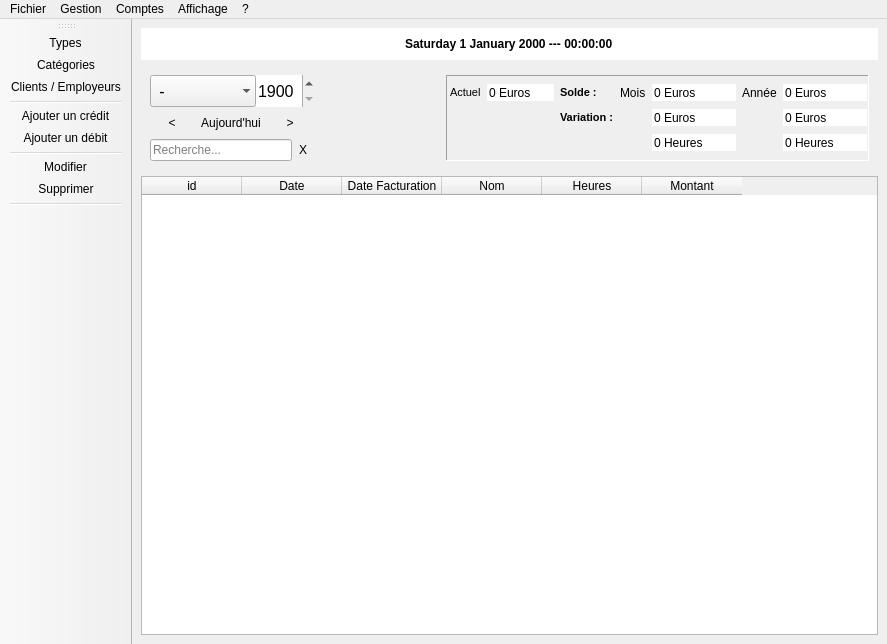
<?xml version="1.0" encoding="UTF-8"?>
<ui version="4.0">
 <class>MainWindow</class>
 <widget class="QMainWindow" name="MainWindow">
  <property name="geometry">
   <rect>
    <x>0</x>
    <y>0</y>
    <width>887</width>
    <height>644</height>
   </rect>
  </property>
  <property name="sizePolicy">
   <sizepolicy hsizetype="Preferred" vsizetype="Preferred">
    <horstretch>0</horstretch>
    <verstretch>0</verstretch>
   </sizepolicy>
  </property>
  <property name="windowTitle">
   <string>Dumoney</string>
  </property>
  <widget class="QWidget" name="centralWidget">
   <layout class="QVBoxLayout" name="verticalLayout_3">
    <item>
     <widget class="QDateTimeEdit" name="dateActuelle">
      <property name="minimumSize">
       <size>
        <width>0</width>
        <height>32</height>
       </size>
      </property>
      <property name="font">
       <font>
        <weight>75</weight>
        <bold>true</bold>
       </font>
      </property>
      <property name="frame">
       <bool>false</bool>
      </property>
      <property name="alignment">
       <set>Qt::AlignCenter</set>
      </property>
      <property name="readOnly">
       <bool>true</bool>
      </property>
      <property name="buttonSymbols">
       <enum>QAbstractSpinBox::NoButtons</enum>
      </property>
      <property name="keyboardTracking">
       <bool>false</bool>
      </property>
      <property name="currentSection">
       <enum>QDateTimeEdit::DaySection</enum>
      </property>
      <property name="displayFormat">
       <string>dddd d MMMM yyyy --- HH:mm:ss</string>
      </property>
     </widget>
    </item>
    <item>
     <widget class="QWidget" name="widget" native="true">
      <layout class="QHBoxLayout" name="horizontalLayout_4">
       <item>
        <layout class="QVBoxLayout" name="verticalLayout">
         <property name="spacing">
          <number>0</number>
         </property>
         <item>
          <layout class="QHBoxLayout" name="horizontalLayout">
           <item>
            <widget class="QComboBox" name="mois">
             <property name="minimumSize">
              <size>
               <width>0</width>
               <height>32</height>
              </size>
             </property>
             <property name="font">
              <font>
               <pointsize>12</pointsize>
              </font>
             </property>
             <property name="frame">
              <bool>false</bool>
             </property>
             <item>
              <property name="text">
               <string> -</string>
              </property>
             </item>
             <item>
              <property name="text">
               <string>Janvier</string>
              </property>
             </item>
             <item>
              <property name="text">
               <string>Février</string>
              </property>
             </item>
             <item>
              <property name="text">
               <string>Mars</string>
              </property>
             </item>
             <item>
              <property name="text">
               <string>Avril</string>
              </property>
             </item>
             <item>
              <property name="text">
               <string>Mai</string>
              </property>
             </item>
             <item>
              <property name="text">
               <string>Juin</string>
              </property>
             </item>
             <item>
              <property name="text">
               <string>Juillet</string>
              </property>
             </item>
             <item>
              <property name="text">
               <string>Aout</string>
              </property>
             </item>
             <item>
              <property name="text">
               <string>Septembre</string>
              </property>
             </item>
             <item>
              <property name="text">
               <string>Octobre</string>
              </property>
             </item>
             <item>
              <property name="text">
               <string>Novembre</string>
              </property>
             </item>
             <item>
              <property name="text">
               <string>Décembre</string>
              </property>
             </item>
            </widget>
           </item>
           <item>
            <widget class="QSpinBox" name="annee">
             <property name="minimumSize">
              <size>
               <width>0</width>
               <height>32</height>
              </size>
             </property>
             <property name="font">
              <font>
               <pointsize>12</pointsize>
              </font>
             </property>
             <property name="frame">
              <bool>false</bool>
             </property>
             <property name="prefix">
              <string/>
             </property>
             <property name="minimum">
              <number>1900</number>
             </property>
             <property name="maximum">
              <number>3000</number>
             </property>
            </widget>
           </item>
          </layout>
         </item>
         <item>
          <layout class="QHBoxLayout" name="horizontalLayout_2">
           <item>
            <widget class="QToolButton" name="precedent">
             <property name="minimumSize">
              <size>
               <width>32</width>
               <height>32</height>
              </size>
             </property>
             <property name="text">
              <string>&lt;</string>
             </property>
             <property name="icon">
              <iconset resource="ressources.qrc">
               <normaloff>:/icones/Arrow Left.png</normaloff>:/icones/Arrow Left.png</iconset>
             </property>
             <property name="iconSize">
              <size>
               <width>24</width>
               <height>24</height>
              </size>
             </property>
             <property name="autoRaise">
              <bool>true</bool>
             </property>
            </widget>
           </item>
           <item>
            <widget class="QToolButton" name="today">
             <property name="minimumSize">
              <size>
               <width>0</width>
               <height>32</height>
              </size>
             </property>
             <property name="text">
              <string>Aujourd'hui</string>
             </property>
             <property name="autoRaise">
              <bool>true</bool>
             </property>
            </widget>
           </item>
           <item>
            <widget class="QToolButton" name="suivant">
             <property name="minimumSize">
              <size>
               <width>32</width>
               <height>32</height>
              </size>
             </property>
             <property name="text">
              <string>&gt;</string>
             </property>
             <property name="icon">
              <iconset resource="ressources.qrc">
               <normaloff>:/icones/Arrow Right.png</normaloff>:/icones/Arrow Right.png</iconset>
             </property>
             <property name="iconSize">
              <size>
               <width>24</width>
               <height>24</height>
              </size>
             </property>
             <property name="autoRaise">
              <bool>true</bool>
             </property>
            </widget>
           </item>
          </layout>
         </item>
         <item>
          <layout class="QHBoxLayout" name="horizontalLayout_3">
           <property name="spacing">
            <number>0</number>
           </property>
           <item>
            <widget class="QLineEdit" name="recherche">
             <property name="placeholderText">
              <string>Recherche...</string>
             </property>
            </widget>
           </item>
           <item>
            <widget class="QToolButton" name="toolButton">
             <property name="text">
              <string>X</string>
             </property>
             <property name="autoRaise">
              <bool>true</bool>
             </property>
            </widget>
           </item>
          </layout>
         </item>
        </layout>
       </item>
       <item>
        <spacer name="horizontalSpacer">
         <property name="orientation">
          <enum>Qt::Horizontal</enum>
         </property>
         <property name="sizeHint" stdset="0">
          <size>
           <width>40</width>
           <height>20</height>
          </size>
         </property>
        </spacer>
       </item>
       <item>
        <widget class="QFrame" name="frame">
         <property name="frameShape">
          <enum>QFrame::Panel</enum>
         </property>
         <property name="frameShadow">
          <enum>QFrame::Sunken</enum>
         </property>
         <layout class="QGridLayout" name="gridLayout">
          <property name="leftMargin">
           <number>3</number>
          </property>
          <property name="topMargin">
           <number>0</number>
          </property>
          <property name="rightMargin">
           <number>1</number>
          </property>
          <property name="bottomMargin">
           <number>0</number>
          </property>
          <property name="horizontalSpacing">
           <number>6</number>
          </property>
          <property name="verticalSpacing">
           <number>0</number>
          </property>
          <item row="1" column="5">
           <widget class="QSpinBox" name="vMois">
            <property name="minimumSize">
             <size>
              <width>0</width>
              <height>0</height>
             </size>
            </property>
            <property name="frame">
             <bool>false</bool>
            </property>
            <property name="readOnly">
             <bool>true</bool>
            </property>
            <property name="buttonSymbols">
             <enum>QAbstractSpinBox::NoButtons</enum>
            </property>
            <property name="suffix">
             <string> Euros</string>
            </property>
            <property name="minimum">
             <number>-100000</number>
            </property>
            <property name="maximum">
             <number>100000</number>
            </property>
            <property name="value">
             <number>0</number>
            </property>
           </widget>
          </item>
          <item row="0" column="1">
           <widget class="QLabel" name="label">
            <property name="font">
             <font>
              <pointsize>8</pointsize>
             </font>
            </property>
            <property name="text">
             <string>Actuel</string>
            </property>
           </widget>
          </item>
          <item row="0" column="7">
           <widget class="QSpinBox" name="totAnnee">
            <property name="minimumSize">
             <size>
              <width>0</width>
              <height>0</height>
             </size>
            </property>
            <property name="frame">
             <bool>false</bool>
            </property>
            <property name="readOnly">
             <bool>true</bool>
            </property>
            <property name="buttonSymbols">
             <enum>QAbstractSpinBox::NoButtons</enum>
            </property>
            <property name="suffix">
             <string> Euros</string>
            </property>
            <property name="minimum">
             <number>-100000</number>
            </property>
            <property name="maximum">
             <number>100000</number>
            </property>
            <property name="value">
             <number>0</number>
            </property>
           </widget>
          </item>
          <item row="0" column="2">
           <widget class="QSpinBox" name="totActuel">
            <property name="minimumSize">
             <size>
              <width>0</width>
              <height>0</height>
             </size>
            </property>
            <property name="frame">
             <bool>false</bool>
            </property>
            <property name="readOnly">
             <bool>true</bool>
            </property>
            <property name="buttonSymbols">
             <enum>QAbstractSpinBox::NoButtons</enum>
            </property>
            <property name="suffix">
             <string> Euros</string>
            </property>
            <property name="minimum">
             <number>0</number>
            </property>
            <property name="maximum">
             <number>8760</number>
            </property>
            <property name="value">
             <number>0</number>
            </property>
           </widget>
          </item>
          <item row="0" column="5">
           <widget class="QSpinBox" name="totMois">
            <property name="minimumSize">
             <size>
              <width>0</width>
              <height>0</height>
             </size>
            </property>
            <property name="frame">
             <bool>false</bool>
            </property>
            <property name="readOnly">
             <bool>true</bool>
            </property>
            <property name="buttonSymbols">
             <enum>QAbstractSpinBox::NoButtons</enum>
            </property>
            <property name="suffix">
             <string> Euros</string>
            </property>
            <property name="minimum">
             <number>-100000</number>
            </property>
            <property name="maximum">
             <number>100000</number>
            </property>
            <property name="value">
             <number>0</number>
            </property>
           </widget>
          </item>
          <item row="0" column="4">
           <widget class="QLabel" name="labelMois">
            <property name="text">
             <string>Mois</string>
            </property>
           </widget>
          </item>
          <item row="2" column="5">
           <widget class="QSpinBox" name="hMois">
            <property name="minimumSize">
             <size>
              <width>0</width>
              <height>0</height>
             </size>
            </property>
            <property name="frame">
             <bool>false</bool>
            </property>
            <property name="readOnly">
             <bool>true</bool>
            </property>
            <property name="buttonSymbols">
             <enum>QAbstractSpinBox::NoButtons</enum>
            </property>
            <property name="suffix">
             <string> Heures</string>
            </property>
            <property name="minimum">
             <number>0</number>
            </property>
            <property name="maximum">
             <number>8760</number>
            </property>
            <property name="value">
             <number>0</number>
            </property>
           </widget>
          </item>
          <item row="1" column="7">
           <widget class="QSpinBox" name="vAnnee">
            <property name="minimumSize">
             <size>
              <width>0</width>
              <height>0</height>
             </size>
            </property>
            <property name="frame">
             <bool>false</bool>
            </property>
            <property name="readOnly">
             <bool>true</bool>
            </property>
            <property name="buttonSymbols">
             <enum>QAbstractSpinBox::NoButtons</enum>
            </property>
            <property name="suffix">
             <string> Euros</string>
            </property>
            <property name="minimum">
             <number>-100000</number>
            </property>
            <property name="maximum">
             <number>100000</number>
            </property>
            <property name="value">
             <number>0</number>
            </property>
           </widget>
          </item>
          <item row="2" column="7">
           <widget class="QSpinBox" name="hAnnee">
            <property name="minimumSize">
             <size>
              <width>0</width>
              <height>0</height>
             </size>
            </property>
            <property name="frame">
             <bool>false</bool>
            </property>
            <property name="readOnly">
             <bool>true</bool>
            </property>
            <property name="buttonSymbols">
             <enum>QAbstractSpinBox::NoButtons</enum>
            </property>
            <property name="suffix">
             <string> Heures</string>
            </property>
            <property name="minimum">
             <number>0</number>
            </property>
            <property name="maximum">
             <number>8760</number>
            </property>
            <property name="value">
             <number>0</number>
            </property>
           </widget>
          </item>
          <item row="0" column="6">
           <widget class="QLabel" name="labelAnnee">
            <property name="text">
             <string>Année</string>
            </property>
           </widget>
          </item>
          <item row="0" column="3">
           <widget class="QLabel" name="label_2">
            <property name="font">
             <font>
              <pointsize>8</pointsize>
              <weight>75</weight>
              <bold>true</bold>
             </font>
            </property>
            <property name="text">
             <string>Solde : </string>
            </property>
           </widget>
          </item>
          <item row="1" column="3">
           <widget class="QLabel" name="label_3">
            <property name="font">
             <font>
              <pointsize>8</pointsize>
              <weight>75</weight>
              <bold>true</bold>
             </font>
            </property>
            <property name="text">
             <string>Variation :</string>
            </property>
           </widget>
          </item>
         </layout>
        </widget>
       </item>
      </layout>
     </widget>
    </item>
    <item>
     <widget class="QTableWidget" name="table">
      <property name="editTriggers">
       <set>QAbstractItemView::NoEditTriggers</set>
      </property>
      <property name="alternatingRowColors">
       <bool>true</bool>
      </property>
      <property name="selectionMode">
       <enum>QAbstractItemView::SingleSelection</enum>
      </property>
      <property name="selectionBehavior">
       <enum>QAbstractItemView::SelectRows</enum>
      </property>
      <property name="gridStyle">
       <enum>Qt::DotLine</enum>
      </property>
      <attribute name="verticalHeaderVisible">
       <bool>false</bool>
      </attribute>
      <column>
       <property name="text">
        <string>id</string>
       </property>
      </column>
      <column>
       <property name="text">
        <string>Date</string>
       </property>
      </column>
      <column>
       <property name="text">
        <string>Date Facturation</string>
       </property>
      </column>
      <column>
       <property name="text">
        <string>Nom</string>
       </property>
      </column>
      <column>
       <property name="text">
        <string>Heures</string>
       </property>
      </column>
      <column>
       <property name="text">
        <string>Montant</string>
       </property>
      </column>
     </widget>
    </item>
   </layout>
  </widget>
  <widget class="QMenuBar" name="menuBar">
   <property name="geometry">
    <rect>
     <x>0</x>
     <y>0</y>
     <width>887</width>
     <height>18</height>
    </rect>
   </property>
   <widget class="QMenu" name="menuFichier">
    <property name="title">
     <string>Fichier</string>
    </property>
    <addaction name="actionExporter"/>
    <addaction name="actionImporter"/>
    <addaction name="actionSupprimer_toutes_les_donn_es"/>
    <addaction name="separator"/>
    <addaction name="actionQuitter"/>
   </widget>
   <widget class="QMenu" name="menu">
    <property name="title">
     <string>?</string>
    </property>
    <addaction name="actionA_Propos"/>
    <addaction name="actionA_Propos_de_Qt"/>
   </widget>
   <widget class="QMenu" name="menuEdition">
    <property name="title">
     <string>Gestion</string>
    </property>
    <addaction name="actionTypes"/>
    <addaction name="actionCat_gories"/>
    <addaction name="actionClients"/>
   </widget>
   <widget class="QMenu" name="menuComptes">
    <property name="title">
     <string>Comptes</string>
    </property>
    <addaction name="actionAjouter_un_cr_dit"/>
    <addaction name="actionAjouter_un_d_bit"/>
    <addaction name="separator"/>
    <addaction name="actionModifier"/>
    <addaction name="actionSupprimer"/>
   </widget>
   <widget class="QMenu" name="menuAffichage">
    <property name="title">
     <string>Affichage</string>
    </property>
    <addaction name="actionAfficher_tout"/>
   </widget>
   <addaction name="menuFichier"/>
   <addaction name="menuEdition"/>
   <addaction name="menuComptes"/>
   <addaction name="menuAffichage"/>
   <addaction name="menu"/>
  </widget>
  <widget class="QToolBar" name="toolBar">
   <property name="windowTitle">
    <string>toolBar</string>
   </property>
   <property name="iconSize">
    <size>
     <width>32</width>
     <height>32</height>
    </size>
   </property>
   <property name="toolButtonStyle">
    <enum>Qt::ToolButtonIconOnly</enum>
   </property>
   <attribute name="toolBarArea">
    <enum>LeftToolBarArea</enum>
   </attribute>
   <attribute name="toolBarBreak">
    <bool>false</bool>
   </attribute>
   <addaction name="actionTypes"/>
   <addaction name="actionCat_gories"/>
   <addaction name="actionClients"/>
   <addaction name="separator"/>
   <addaction name="actionAjouter_un_cr_dit"/>
   <addaction name="actionAjouter_un_d_bit"/>
   <addaction name="separator"/>
   <addaction name="actionModifier"/>
   <addaction name="actionSupprimer"/>
   <addaction name="separator"/>
  </widget>
  <action name="actionQuitter">
   <property name="icon">
    <iconset resource="ressources.qrc">
     <normaloff>:/icones/Stop.png</normaloff>:/icones/Stop.png</iconset>
   </property>
   <property name="text">
    <string>Quitter</string>
   </property>
  </action>
  <action name="actionA_Propos">
   <property name="icon">
    <iconset resource="ressources.qrc">
     <normaloff>:/icones/Button Info.png</normaloff>:/icones/Button Info.png</iconset>
   </property>
   <property name="text">
    <string>A Propos...</string>
   </property>
  </action>
  <action name="actionA_Propos_de_Qt">
   <property name="text">
    <string>A Propos de Qt...</string>
   </property>
  </action>
  <action name="actionTypes">
   <property name="icon">
    <iconset resource="ressources.qrc">
     <normaloff>:/icones/Document 2.png</normaloff>:/icones/Document 2.png</iconset>
   </property>
   <property name="text">
    <string>Types...</string>
   </property>
  </action>
  <action name="actionCat_gories">
   <property name="icon">
    <iconset resource="ressources.qrc">
     <normaloff>:/icones/Drawer Closed.png</normaloff>:/icones/Drawer Closed.png</iconset>
   </property>
   <property name="text">
    <string>Catégories...</string>
   </property>
  </action>
  <action name="actionAjouter_un_cr_dit">
   <property name="icon">
    <iconset resource="ressources.qrc">
     <normaloff>:/icones/News Add.png</normaloff>:/icones/News Add.png</iconset>
   </property>
   <property name="text">
    <string>Ajouter un crédit...</string>
   </property>
  </action>
  <action name="actionAjouter_un_d_bit">
   <property name="icon">
    <iconset resource="ressources.qrc">
     <normaloff>:/icones/News Remove.png</normaloff>:/icones/News Remove.png</iconset>
   </property>
   <property name="text">
    <string>Ajouter un débit...</string>
   </property>
  </action>
  <action name="actionSupprimer">
   <property name="icon">
    <iconset resource="ressources.qrc">
     <normaloff>:/icones/News delete.png</normaloff>:/icones/News delete.png</iconset>
   </property>
   <property name="text">
    <string>Supprimer</string>
   </property>
  </action>
  <action name="actionModifier">
   <property name="icon">
    <iconset resource="ressources.qrc">
     <normaloff>:/icones/News edit.png</normaloff>:/icones/News edit.png</iconset>
   </property>
   <property name="text">
    <string>Modifier...</string>
   </property>
  </action>
  <action name="actionClients">
   <property name="icon">
    <iconset resource="ressources.qrc">
     <normaloff>:/icones/User.png</normaloff>:/icones/User.png</iconset>
   </property>
   <property name="text">
    <string>Clients / Employeurs...</string>
   </property>
  </action>
  <action name="actionAfficher_tout">
   <property name="checkable">
    <bool>true</bool>
   </property>
   <property name="icon">
    <iconset resource="ressources.qrc">
     <normaloff>:/icones/Star On.png</normaloff>:/icones/Star On.png</iconset>
   </property>
   <property name="text">
    <string>Afficher tout</string>
   </property>
  </action>
  <action name="actionImporter">
   <property name="icon">
    <iconset resource="ressources.qrc">
     <normaloff>:/icones/File Receive.png</normaloff>:/icones/File Receive.png</iconset>
   </property>
   <property name="text">
    <string>Importer des données...</string>
   </property>
   <property name="iconText">
    <string>Importer</string>
   </property>
   <property name="toolTip">
    <string>Importer</string>
   </property>
  </action>
  <action name="actionExporter">
   <property name="icon">
    <iconset resource="ressources.qrc">
     <normaloff>:/icones/File Send.png</normaloff>:/icones/File Send.png</iconset>
   </property>
   <property name="text">
    <string>Exporter les données...</string>
   </property>
   <property name="iconText">
    <string>Exporter</string>
   </property>
   <property name="toolTip">
    <string>Exporter</string>
   </property>
  </action>
  <action name="actionSupprimer_toutes_les_donn_es">
   <property name="icon">
    <iconset resource="ressources.qrc">
     <normaloff>:/icones/File Remove.png</normaloff>:/icones/File Remove.png</iconset>
   </property>
   <property name="text">
    <string>Supprimer toutes les données...</string>
   </property>
   <property name="iconText">
    <string>Supprimer</string>
   </property>
  </action>
 </widget>
 <resources>
  <include location="ressources.qrc"/>
 </resources>
 <connections/>
</ui>
